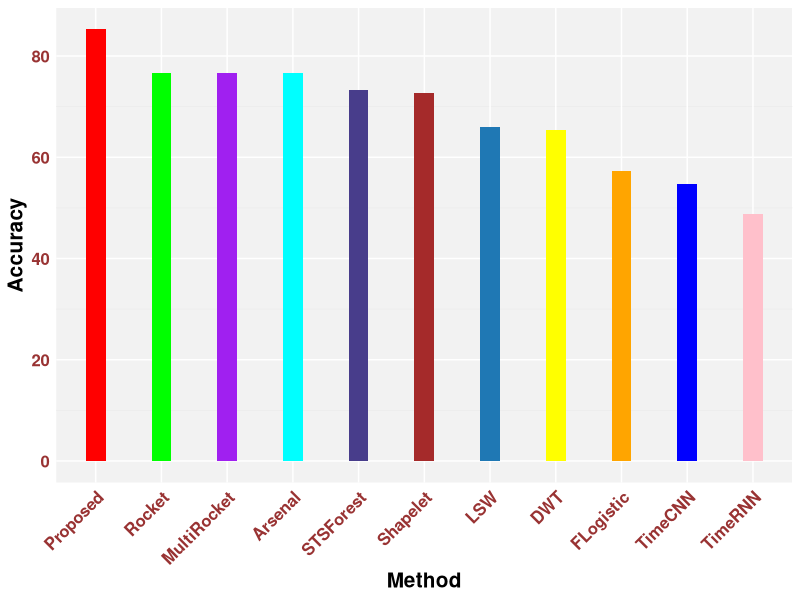

Generate this figure with R:

library(ggplot2)
# Define colors for each method
model_colors <- c(
  "Proposed" = "red", 
  "LSW" = "#1f78b4", 
  "DWT" = "yellow",
  "FLogistic" = "orange", 
  "Rocket" = "green", 
  "TimeCNN" = "blue", 
  "MultiRocket" = "purple", 
  "Arsenal" = "cyan", 
  "Shapelet" = "brown",
  "STSForest" = "darkslateblue",
  "TimeRNN" = "pink"
)

# Create the data frame
data <- data.frame(
  Method = factor(c("Proposed", "MultiRocket", "Rocket", "Arsenal", "STSForest", 
                    "Shapelet", "DWT", "LSW", "FLogistic", "TimeCNN", "TimeRNN"),
                  levels = names(model_colors)),  # Ensure levels match color keys
  CZ = c(94.7, 78.7, 79.3, 78.0, 75.3, 72.7, 73.3, 64.0, 58.7, 55.3, 53.3),
  C3 = c(74.7, 74.0, 70.7, 72.7, 65.3, 64.0, 61.3, 63.3, 52.0, 50.0, 54.7),
  C4 = c(72.6, 76.7, 68.0, 73.3, 71.3, 66.7, 64.7,  58.6, 54.7, 53.3, 52.7),
  Majority = c(85.3, 76.7, 76.7, 76.7, 73.3, 72.7, 65.3, 66.0, 57.3, 54.7, 48.7)
)

theme_update(plot.title = element_text(hjust = 0.5))
# Create bar plot with specific colors
ggplot(data, aes(x = reorder(Method, -Majority), y = Majority, fill = Method)) +
  geom_bar(stat = "identity", width = 0.3, show.legend = FALSE) +
  scale_fill_manual(values = model_colors, guide = "none") +  # Avoid legend duplication
  theme_minimal() +
  labs(
    x = "Method",
    y = "Accuracy"
  ) + theme(
    legend.text = element_text(size = 13, face = "bold"),
    axis.text.x = element_text(angle = 45, hjust = 1, face = "bold", color = "#993333", size = 12),
    axis.text.y = element_text(face = "bold", color = "#993333", size = 12),
    axis.title.x = element_text(size = 15, face = "bold"),
    axis.title.y = element_text(angle = 90, face = "bold", size = 15),
    #panel.grid.major = element_blank(),    # Remove major grid lines
    #panel.grid.minor = element_blank(),    # Remove minor grid lines
    #legend.title = element_text(face = "bold")
    panel.grid.major.y = element_line(color = "white", linetype = "solid"),
    # panel.grid.major.x = element_line(color = "white", linetype = "solid"),
    panel.grid.major.x = element_line(color = "white", linetype = "solid"),    # Remove vertical grid lines
    panel.background = element_rect(fill = "grey95", color = NA) 
  ) 

